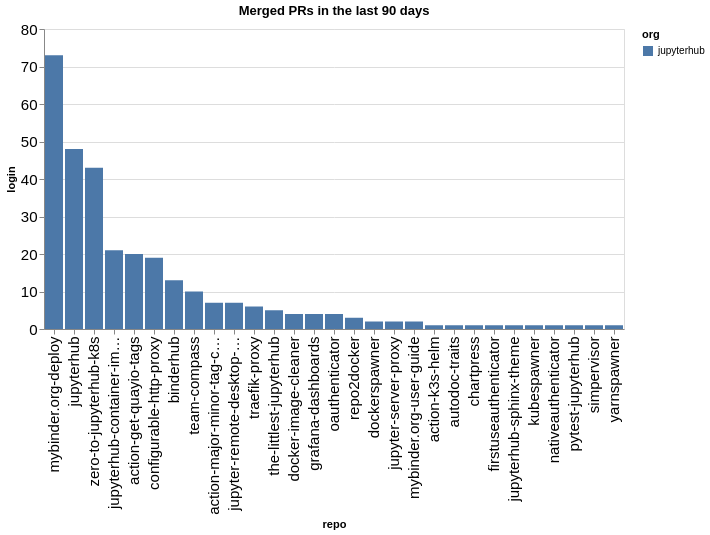

Notebook cell for this chart:
### Code cell
prs_by_repo = merged.groupby(['org', 'repo']).count()['login'].reset_index().sort_values(['org', 'login'], ascending=False)
alt.Chart(data=prs_by_repo, title=f"Merged PRs in the last {n_days} days").mark_bar().encode(
    x=alt.X('repo', sort=prs_by_repo['repo'].values.tolist()),
    y='login',
    color='org'
)

### Figure 1 — Vega-Lite specification as saved in the notebook (floating-point values rounded to 4 significant figures)
{"config": {"axisLeft": {"labelFontSize": 15}, "axisBottom": {"labelFontSize": 15}}, "data": {"name": "data-3af022cadf2d1a00888d281127592dba"}, "mark": {"type": "bar"}, "encoding": {"color": {"field": "org", "type": "nominal"}, "x": {"field": "repo", "sort": ["mybinder.org-deploy", "jupyterhub", "zero-to-jupyterhub-k8s", "jupyterhub-container-images", "action-get-quayio-tags", "configurable-http-proxy", "binderhub", "team-compass", "action-major-minor-tag-calculator", "jupyter-remote-desktop-proxy", "traefik-proxy", "the-littlest-jupyterhub", "docker-image-cleaner", "grafana-dashboards", "oauthenticator", "repo2docker", "dockerspawner", "jupyter-server-proxy", "mybinder.org-user-guide", "action-k3s-helm", "autodoc-traits", "chartpress", "firstuseauthenticator", "jupyterhub-sphinx-theme", "kubespawner", "nativeauthenticator", "pytest-jupyterhub", "simpervisor", "yarnspawner"], "type": "nominal"}, "y": {"field": "login", "type": "quantitative"}}, "title": "Merged PRs in the last 90 days", "$schema": "https://vega.github.io/schema/vega-lite/v5.20.1.json", "datasets": {"data-3af022cadf2d1a00888d281127592dba": [{"org": "jupyterhub", "repo": "mybinder.org-deploy", "login": 73}, {"org": "jupyterhub", "repo": "jupyterhub", "login": 48}, {"org": "jupyterhub", "repo": "zero-to-jupyterhub-k8s", "login": 43}, {"org": "jupyterhub", "repo": "jupyterhub-container-images", "login": 21}, {"org": "jupyterhub", "repo": "action-get-quayio-tags", "login": 20}, {"org": "jupyterhub", "repo": "configurable-http-proxy", "login": 19}, {"org": "jupyterhub", "repo": "binderhub", "login": 13}, {"org": "jupyterhub", "repo": "team-compass", "login": 10}, {"org": "jupyterhub", "repo": "action-major-minor-tag-calculator", "login": 7}, {"org": "jupyterhub", "repo": "jupyter-remote-desktop-proxy", "login": 7}, {"org": "jupyterhub", "repo": "traefik-proxy", "login": 6}, {"org": "jupyterhub", "repo": "the-littlest-jupyterhub", "login": 5}, {"org": "jupyterhub", "repo": "docker-image-cleaner", "login": 4}, {"org": "jupyterhub", "repo": "grafana-dashboards", "login": 4}, {"org": "jupyterhub", "repo": "oauthenticator", "login": 4}, {"org": "jupyterhub", "repo": "repo2docker", "login": 3}, {"org": "jupyterhub", "repo": "dockerspawner", "login": 2}, {"org": "jupyterhub", "repo": "jupyter-server-proxy", "login": 2}, {"org": "jupyterhub", "repo": "mybinder.org-user-guide", "login": 2}, {"org": "jupyterhub", "repo": "action-k3s-helm", "login": 1}, {"org": "jupyterhub", "repo": "autodoc-traits", "login": 1}, {"org": "jupyterhub", "repo": "chartpress", "login": 1}, {"org": "jupyterhub", "repo": "firstuseauthenticator", "login": 1}, {"org": "jupyterhub", "repo": "jupyterhub-sphinx-theme", "login": 1}, {"org": "jupyterhub", "repo": "kubespawner", "login": 1}, {"org": "jupyterhub", "repo": "nativeauthenticator", "login": 1}, {"org": "jupyterhub", "repo": "pytest-jupyterhub", "login": 1}, {"org": "jupyterhub", "repo": "simpervisor", "login": 1}, {"org": "jupyterhub", "repo": "yarnspawner", "login": 1}]}}
